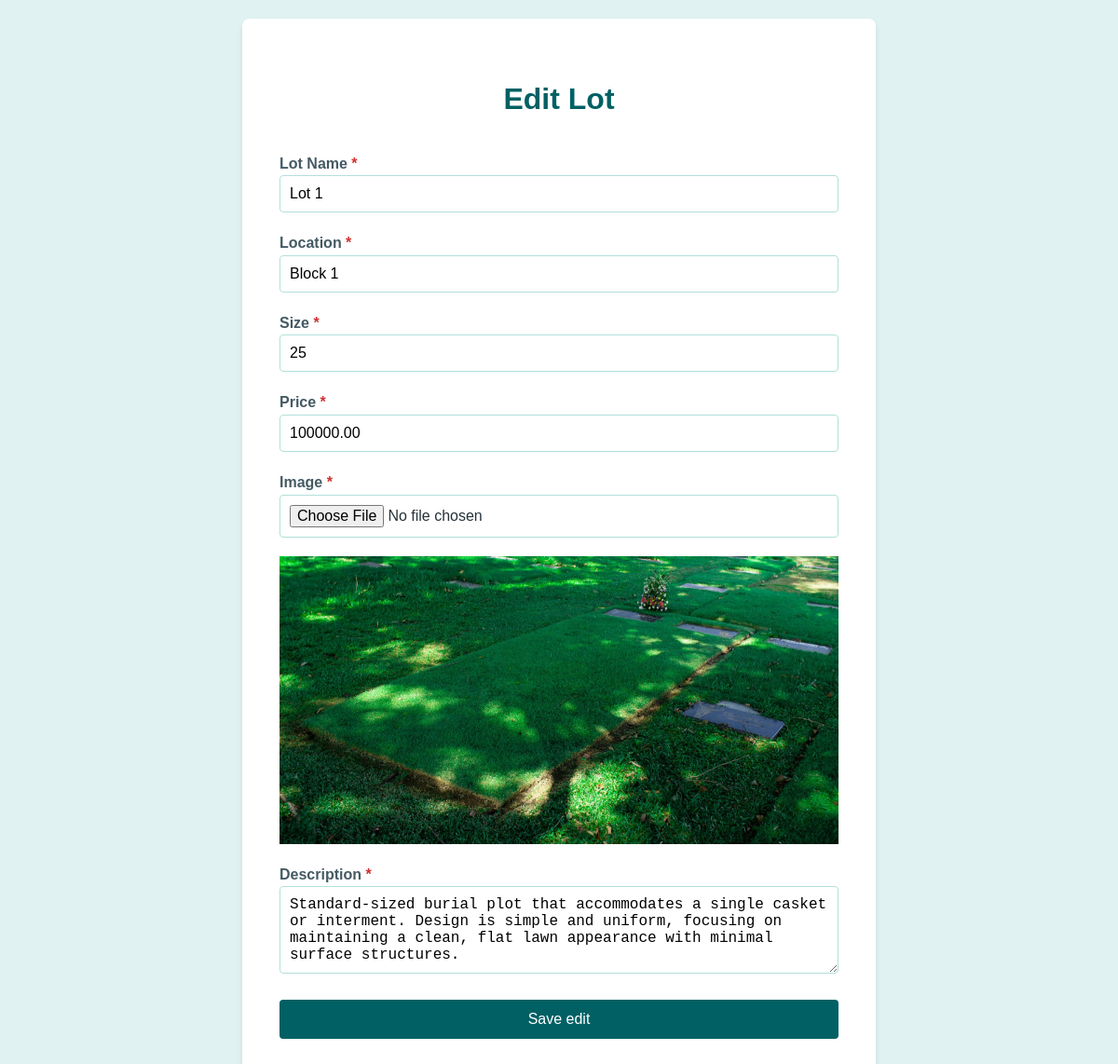
The page /admin/lots/editlot.php?lot_id=26 on the database its author committed.
### tables this page shows
CREATE TABLE `lots` (
  `lot_id` int(11) NOT NULL,
  `lot_name` varchar(255) NOT NULL,
  `location` varchar(255) NOT NULL,
  `size` varchar(10) NOT NULL,
  `price` decimal(10,2) NOT NULL,
  `lot_image` varchar(100) NOT NULL,
  `status` enum('Available','On Request','Reserved') NOT NULL DEFAULT 'Available',
  `description` varchar(1000) NOT NULL,
  `is_deleted` tinyint(1) NOT NULL DEFAULT 0,
  `created_at` timestamp NOT NULL DEFAULT current_timestamp()
);

### admin/lots/lots.class.php (called while the page is built, shortened)
<?php
require_once __DIR__ . '/../../database.php';
class Lots_class{
    protected $db;
    function __construct(){
        $this->db = new Database();
    }
    public function fetchLotRecord($lot_id) {
        $sql = "SELECT * FROM lots WHERE lot_id = :lot_id AND is_deleted = 0";
        $query = $this->db->connect()->prepare($sql);
        $query->bindParam(':lot_id', $lot_id);
        $query->execute();
        return $query->fetch(PDO::FETCH_ASSOC);
    }
}

### database.php (called while the page is built)
<?php
class Database{
    private $host = 'localhost';
    private $username = 'root';
    private $password = '';
    private $dbname = 'burial_db';
    protected $connection;
    function connect(){
        try {
            if($this->connection === null){
                $dsn = "mysql:host=$this->host;dbname=$this->dbname";
                $this->connection = new PDO($dsn, $this->username, $this->password, [
                    PDO::ATTR_ERRMODE => PDO::ERRMODE_EXCEPTION,
                    PDO::ATTR_DEFAULT_FETCH_MODE => PDO::FETCH_ASSOC,
                    PDO::ATTR_EMULATE_PREPARES => false
                ]);
            }
            return $this->connection;
        } catch (PDOException $e) {
            error_log("Database Connection Error: " . $e->getMessage());
            throw new Exception("Database connection failed: " . $e->getMessage());
        }
    }
}

### admin/lots/editlot.php (the view, shortened to what this page needs)
<?php
require_once ('lots.class.php');
$lot_name = $location = $size = $price = $description = '';
$lot_image = '';
$burialObj = new Lots_class();
if ($_SERVER['REQUEST_METHOD'] == 'GET') {
    if (isset($_GET['lot_id'])) {
        $lot_id = $_GET['lot_id'];
        $record = $burialObj->fetchLotRecord($lot_id);
        if (!empty($record)) {
            $lot_name = $record['lot_name'];
            $location = $record['location'];
            $size = $record['size'];
            $price = $record['price'];
            $description = $record['description'];
            $lot_image = $record['lot_image'];
        } else {
            echo 'No Lot found';
            exit;
        }
    } else {
        echo 'No Lot id found';
        exit;
    }
}
?>
<!DOCTYPE html>
<html lang="en">
<head>
</head>
<body>
    <div class="container">
        <h1>Edit Lot</h1>
        <form action="" method="post" enctype="multipart/form-data">
            <div>
                <label for="lot_name">Lot Name <span class="required">*</span></label>
                <input type="text" name="lot_name" id="lot_name" value="<?= $lot_name ?>">
            </div>
            <div>
                <label for="location">Location <span class="required">*</span></label>
                <input type="text" name="location" id="location" value="<?= $location ?>">
            </div>
            <div>
                <label for="size">Size <span class="required">*</span></label>
                <input type="text" name="size" id="size" value="<?= $size ?>">
            </div>
            <div>
                <label for="price">Price <span class="required">*</span></label>
                <input type="number" name="price" id="price" value="<?= htmlspecialchars($price) ?>">
            </div>
            <div>
                <label for="lot_image">Image <span class="required">*</span></label>
                <input type="file" name="lot_image" id="lot_image" accept="image/*" onchange="previewImage(this);">
            </div>
            <img id="existingImage" src="<?= $lot_image ?>" alt="Existing Lot Image" style="width: 100%;">
            <div>
                <label for="description">Description <span class="required">*</span></label>
                <textarea name="description" id="description" rows="4"><?= $description ?></textarea>
            </div>
            <div>
                <input type="submit" value="Save edit">
            </div>
        </form>
    </div>
</body>
</html>

### admin/lots/editlot.php (style rules this page uses)
body { font-family: Arial, sans-serif; background-color: #e0f2f1; color: #263238; line-height: 1.6; padding: 20px; margin: 0; }
.container { max-width: 600px; margin: 0 auto; background-color: #ffffff; padding: 40px; border-radius: 8px; box-shadow: 0 4px 6px rgba(0, 0, 0, 0.1); }
h1 { color: #006064; text-align: center; margin-bottom: 30px; }
form { display: grid; gap: 20px; max-width: 600px; margin: 0 auto; }
label { font-weight: bold; color: #455a64; margin-bottom: 5px; }
input[type="text"], input[type="number"], input[type="file"], textarea { width: 100%; padding: 10px; border: 1px solid #b2dfdb; border-radius: 4px; font-size: 16px; box-sizing: border-box; }
input[type="submit"] { background-color: #006064; color: #ffffff; border: none; padding: 12px 20px; border-radius: 4px; cursor: pointer; font-size: 16px; transition: background-color 0.3s ease; width: 100%; }
.required { color: #d32f2f; }

### rows shown on the page
lots: lot_name "Lot 1", location "Block 1", size "25", price "100000.00", lot_image (picture), description "Standard-sized burial plot that accommodates a single casket or interment. Design is simple and uniform, focusing on maintaining a clean, flat lawn appearance with minimal surface structures."
